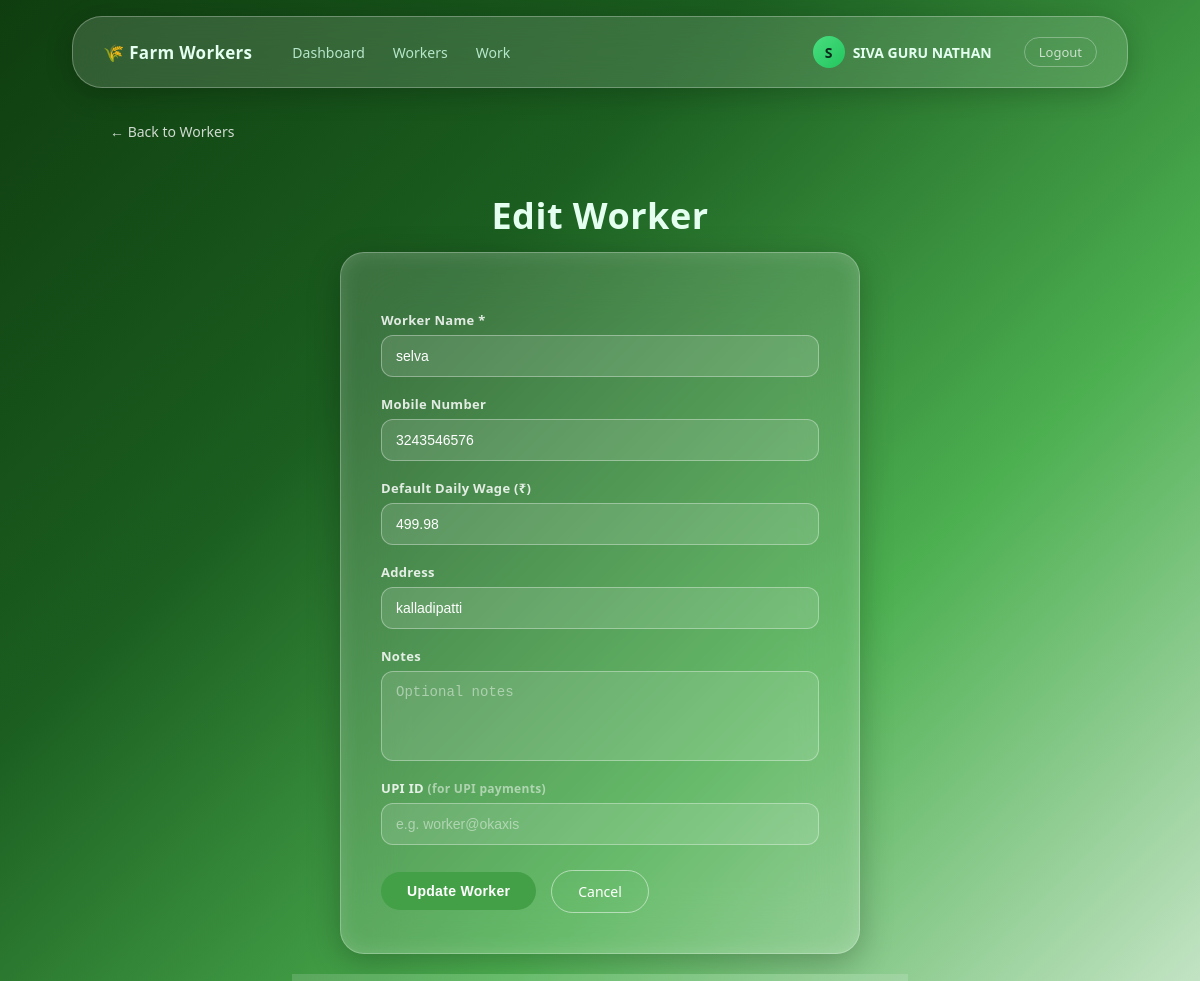
Page /edit_worker/7 (signed in) on the committed database.
### tables this page shows
CREATE TABLE workers (
        worker_id INTEGER PRIMARY KEY AUTOINCREMENT, user_id INTEGER NOT NULL DEFAULT 0,
        name TEXT NOT NULL, mobile TEXT, daily_wage REAL DEFAULT 0,
        address TEXT, notes TEXT, upi_id TEXT,
        total_earned REAL DEFAULT 0, total_due REAL DEFAULT 0);

### backend/app.py (the view, shortened to what this page needs)
@app.route("/edit_worker/<int:worker_id>", methods=["GET","POST"])
@login_required
def edit_worker(worker_id):
    conn = get_db()
    worker = conn.execute("SELECT * FROM workers WHERE worker_id=? AND user_id=?",(worker_id,uid())).fetchone()
    if not worker: conn.close(); return redirect(url_for("workers"))
    error = None
    conn.close()
    return render_template("add_worker.html", worker=worker, error=error)

### backend/app.py (called while the page is built)
def get_db():
    conn = sqlite3.connect(DB_PATH)
    conn.row_factory = sqlite3.Row
    conn.execute("PRAGMA foreign_keys = ON")
    return conn

def login_required(f):
    from functools import wraps
    @wraps(f)
    def dec(*a, **kw):
        if "user_id" not in session: return redirect(url_for("login"))
        return f(*a, **kw)
    return dec

def uid(): return session.get("user_id")

### frontend/templates/add_worker.html (shortened to what this page needs)
{% extends "base_dashboard.html" %}
{% block content %}
<a href="/workers" class="back-link">← Back to Workers</a>
<h2 class="dashboard-title">
    {% if worker %}Edit Worker{% else %}Add Worker{% endif %}
</h2>
<div class="glass-card worker-form-card">
    <form method="POST">
        <div class="form-group">
            <label>Worker Name *</label>
            <input type="text" name="name"
                value="{{ worker.name if worker else '' }}"
                placeholder="Enter worker name" required>
        </div>
        <div class="form-group">
            <label>Mobile Number</label>
            <input type="text" name="mobile"
                value="{{ worker.mobile if worker else '' }}"
                placeholder="10-digit mobile">
        </div>
        <div class="form-group">
            <label>Default Daily Wage (₹)</label>
            <input type="number" name="daily_wage" step="0.01" min="0"
                value="{{ worker.daily_wage if worker else '' }}"
                placeholder="e.g. 500">
        </div>
        <div class="form-group">
            <label>Address</label>
            <input type="text" name="address"
                value="{{ worker.address if worker else '' }}"
                placeholder="Optional">
        </div>
        <div class="form-group">
            <label>Notes</label>
            <textarea name="notes" placeholder="Optional notes">{{ worker.notes if worker else '' }}</textarea>
        </div>
        <div class="form-group">
            <label>UPI ID <span style="opacity:0.6;font-size:12px;">(for UPI payments)</span></label>
            <input type="text" name="upi_id"
                value="{{ worker.upi_id if worker else '' }}"
                placeholder="e.g. worker@okaxis">
        </div>
        <div class="button-row">
            <button type="submit" class="primary-btn">
                {% if worker %}Update Worker{% else %}Add Worker{% endif %}
            </button>
            <a href="/workers" class="secondary-btn">Cancel</a>
        </div>
    </form>
</div>
{% endblock %}

### frontend/static/css/style.css (style rules this page uses)
* { box-sizing: border-box; }
body { margin: 0; font-family: 'Segoe UI', Tahoma, sans-serif; background: linear-gradient(135deg, #0f3d0f, #1b5e20, #4caf50, #c8e6c9); min-height: 100vh; background-attachment: fixed; color: white; }
.glass-card { background: rgba(255,255,255,0.15); backdrop-filter: blur(30px); -webkit-backdrop-filter: blur(30px); border-radius: 24px; padding: 50px; width: 100%; max-width: 780px; border: 1px solid rgba(255,255,255,0.3); box-shadow: 0 8px 32px rgba(0,0,0,0.25), inset 0 0 20px rgba(255,255,255,0.15); color: white; }
.form-group { margin-top: 18px; display: flex; flex-direction: column; }
.form-group label { font-size: 13px; font-weight: 600; opacity: 0.85; margin-bottom: 6px; letter-spacing: 0.3px; }
.form-group input, .form-group textarea { padding: 12px 14px; border-radius: 12px; background: rgba(255,255,255,0.12); color: white; border: 1px solid rgba(255,255,255,0.35); outline: none; font-size: 14px; transition: 0.25s; }
.form-group input::placeholder, .form-group textarea::placeholder { color: rgba(255,255,255,0.45); }
textarea { height: 90px; resize: none; }
.button-row { margin-top: 25px; display: flex; gap: 15px; align-items: center; flex-wrap: wrap; }
.primary-btn { display: inline-block; padding: 11px 26px; background: #43a047; color: white; border: none; border-radius: 30px; font-size: 14px; font-weight: 600; cursor: pointer; text-decoration: none; transition: 0.25s; letter-spacing: 0.3px; }
.secondary-btn { display: inline-block; padding: 11px 26px; border: 1.5px solid rgba(255,255,255,0.5); color: white; background: transparent; border-radius: 30px; font-size: 14px; cursor: pointer; text-decoration: none; transition: 0.25s; }
.back-link { display: inline-flex; align-items: center; gap: 6px; color: rgba(255,255,255,0.8); text-decoration: none; font-size: 14px; margin-bottom: 20px; transition: 0.2s; }
.dashboard-title { text-align: center; font-size: 36px; font-weight: 700; margin-bottom: 12px; color: #e4fff0; letter-spacing: 0.5px; }
.worker-form-card { max-width: 520px; margin: auto; padding: 40px; }

### rows in the picture
workers: name "selva", mobile "3243546576", daily_wage "499.98", address "kalladipatti"

### other values in the picture
{{ session.user[0]|upper }} "S"
{{ session.user }} "SIVA GURU NATHAN"
